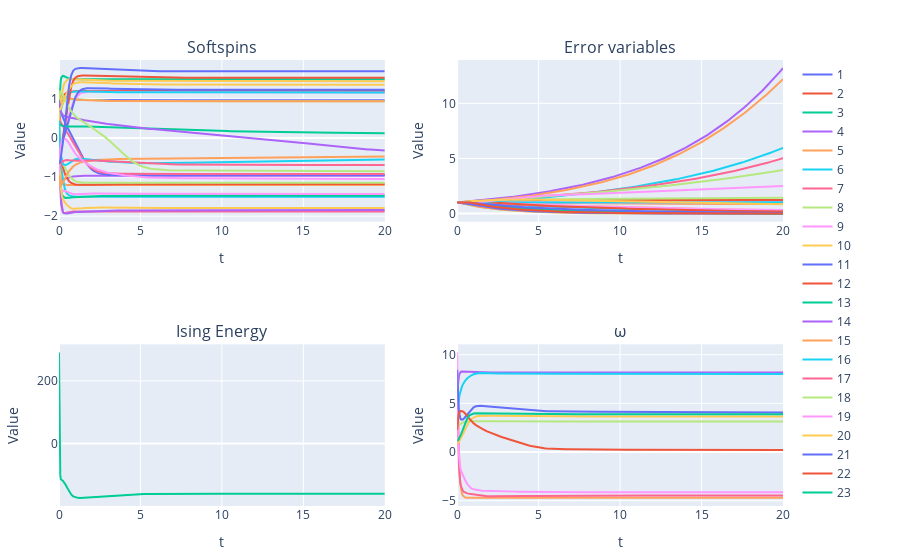

Write notebook code for a chart like this one.
### Markdown cell above
## Plotting

### Code cell
traces = [scatter(x = sol.t, y = [vec[n] for vec in sol.u], name = string(n)) for n in 1:M];
layout1 = Layout(title="Softspins",
                   xaxis_title="t",
                   yaxis_title="Value")
p1() = plot(traces, layout1);

auxs = [scatter(x = sol.t, y = [vec[m] for vec in sol.u], name = string(m)) for m in M+1:2M];
layout2 = Layout(title="Error variables",
                   xaxis_title="t",
                   yaxis_title="Value")
p2() = plot(auxs, layout2);

energies = [ get_ω(s_t[1:M], state_sizes)'*(J *get_ω(s_t[1:M], state_sizes)) for s_t in sol.u]
layout3 = Layout(title="Ising Energy",
                   xaxis_title="t",
                   yaxis_title="Value")   

ω_trj = [ get_ω(s_t[1:M], state_sizes)' for s_t in sol.u]
traces2 = [scatter(x = sol.t, y = [ω[i] for ω in ω_trj], name = string(i)) for i in 1:N];
layout4 = Layout(title="ω",
                    xaxis_title="t",
                    yaxis_title="Value")
p4() = plot(traces2, layout4);


p3() = plot(scatter(x=sol.t, y= energies), layout3);
p = [p1() p2(); p3() p4()]

### Figure 1 — Plotly figure (JSON) as saved in the notebook; plotly's stock layout.template omitted (floating-point values rounded to 4 significant figures; data arrays with more than 128 entries replaced by an {"elided": "..."} marker saying what was removed)
{"data": [{"name": "1", "type": "scatter", "x": {"elided": "158 float values"}, "xaxis": "x1", "y": {"elided": "158 float values"}, "yaxis": "y1"}, {"name": "2", "type": "scatter", "x": {"elided": "158 float values"}, "xaxis": "x1", "y": {"elided": "158 float values"}, "yaxis": "y1"}, {"name": "3", "type": "scatter", "x": {"elided": "158 float values"}, "xaxis": "x1", "y": {"elided": "158 float values"}, "yaxis": "y1"}, {"name": "4", "type": "scatter", "x": {"elided": "158 float values"}, "xaxis": "x1", "y": {"elided": "158 float values"}, "yaxis": "y1"}, {"name": "5", "type": "scatter", "x": {"elided": "158 float values"}, "xaxis": "x1", "y": {"elided": "158 float values"}, "yaxis": "y1"}, {"name": "6", "type": "scatter", "x": {"elided": "158 float values"}, "xaxis": "x1", "y": {"elided": "158 float values"}, "yaxis": "y1"}, {"name": "7", "type": "scatter", "x": {"elided": "158 float values"}, "xaxis": "x1", "y": {"elided": "158 float values"}, "yaxis": "y1"}, {"name": "8", "type": "scatter", "x": {"elided": "158 float values"}, "xaxis": "x1", "y": {"elided": "158 float values"}, "yaxis": "y1"}, {"name": "9", "type": "scatter", "x": {"elided": "158 float values"}, "xaxis": "x1", "y": {"elided": "158 float values"}, "yaxis": "y1"}, {"name": "10", "type": "scatter", "x": {"elided": "158 float values"}, "xaxis": "x1", "y": {"elided": "158 float values"}, "yaxis": "y1"}, {"name": "11", "type": "scatter", "x": {"elided": "158 float values"}, "xaxis": "x1", "y": {"elided": "158 float values"}, "yaxis": "y1"}, {"name": "12", "type": "scatter", "x": {"elided": "158 float values"}, "xaxis": "x1", "y": {"elided": "158 float values"}, "yaxis": "y1"}, {"name": "13", "type": "scatter", "x": {"elided": "158 float values"}, "xaxis": "x1", "y": {"elided": "158 float values"}, "yaxis": "y1"}, {"name": "14", "type": "scatter", "x": {"elided": "158 float values"}, "xaxis": "x1", "y": {"elided": "158 float values"}, "yaxis": "y1"}, {"name": "15", "type": "scatter", "x": {"elided": "158 float values"}, "xaxis": "x1", "y": {"elided": "158 float values"}, "yaxis": "y1"}, {"name": "16", "type": "scatter", "x": {"elided": "158 float values"}, "xaxis": "x1", "y": {"elided": "158 float values"}, "yaxis": "y1"}, {"name": "17", "type": "scatter", "x": {"elided": "158 float values"}, "xaxis": "x1", "y": {"elided": "158 float values"}, "yaxis": "y1"}, {"name": "18", "type": "scatter", "x": {"elided": "158 float values"}, "xaxis": "x1", "y": {"elided": "158 float values"}, "yaxis": "y1"}, {"name": "19", "type": "scatter", "x": {"elided": "158 float values"}, "xaxis": "x1", "y": {"elided": "158 float values"}, "yaxis": "y1"}, {"name": "20", "type": "scatter", "x": {"elided": "158 float values"}, "xaxis": "x1", "y": {"elided": "158 float values"}, "yaxis": "y1"}, {"name": "21", "type": "scatter", "x": {"elided": "158 float values"}, "xaxis": "x1", "y": {"elided": "158 float values"}, "yaxis": "y1"}, {"name": "22", "type": "scatter", "x": {"elided": "158 float values"}, "xaxis": "x1", "y": {"elided": "158 float values"}, "yaxis": "y1"}, {"name": "23", "type": "scatter", "x": {"elided": "158 float values"}, "xaxis": "x1", "y": {"elided": "158 float values"}, "yaxis": "y1"}, {"name": "24", "type": "scatter", "x": {"elided": "158 float values"}, "xaxis": "x1", "y": {"elided": "158 float values"}, "yaxis": "y1"}, {"name": "25", "type": "scatter", "x": {"elided": "158 float values"}, "xaxis": "x1", "y": {"elided": "158 float values"}, "yaxis": "y1"}, {"name": "26", "type": "scatter", "x": {"elided": "158 float values"}, "xaxis": "x1", "y": {"elided": "158 float values"}, "yaxis": "y1"}, {"name": "27", "type": "scatter", "x": {"elided": "158 float values"}, "xaxis": "x1", "y": {"elided": "158 float values"}, "yaxis": "y1"}, {"name": "28", "type": "scatter", "x": {"elided": "158 float values"}, "xaxis": "x1", "y": {"elided": "158 float values"}, "yaxis": "y1"}, {"name": "29", "type": "scatter", "x": {"elided": "158 float values"}, "xaxis": "x1", "y": {"elided": "158 float values"}, "yaxis": "y1"}, {"name": "30", "type": "scatter", "x": {"elided": "158 float values"}, "xaxis": "x1", "y": {"elided": "158 float values"}, "yaxis": "y1"}, {"name": "31", "type": "scatter", "x": {"elided": "158 float values"}, "xaxis": "x1", "y": {"elided": "158 float values"}, "yaxis": "y1"}, {"name": "32", "type": "scatter", "x": {"elided": "158 float values"}, "xaxis": "x2", "y": {"elided": "158 float values"}, "yaxis": "y2"}, {"name": "33", "type": "scatter", "x": {"elided": "158 float values"}, "xaxis": "x2", "y": {"elided": "158 float values"}, "yaxis": "y2"}, {"name": "34", "type": "scatter", "x": {"elided": "158 float values"}, "xaxis": "x2", "y": {"elided": "158 float values"}, "yaxis": "y2"}, {"name": "35", "type": "scatter", "x": {"elided": "158 float values"}, "xaxis": "x2", "y": {"elided": "158 float values"}, "yaxis": "y2"}, {"name": "36", "type": "scatter", "x": {"elided": "158 float values"}, "xaxis": "x2", "y": {"elided": "158 float values"}, "yaxis": "y2"}, {"name": "37", "type": "scatter", "x": {"elided": "158 float values"}, "xaxis": "x2", "y": {"elided": "158 float values"}, "yaxis": "y2"}, {"name": "38", "type": "scatter", "x": {"elided": "158 float values"}, "xaxis": "x2", "y": {"elided": "158 float values"}, "yaxis": "y2"}, {"name": "39", "type": "scatter", "x": {"elided": "158 float values"}, "xaxis": "x2", "y": {"elided": "158 float values"}, "yaxis": "y2"}, {"name": "40", "type": "scatter", "x": {"elided": "158 float values"}, "xaxis": "x2", "y": {"elided": "158 float values"}, "yaxis": "y2"}, {"name": "41", "type": "scatter", "x": {"elided": "158 float values"}, "xaxis": "x2", "y": {"elided": "158 float values"}, "yaxis": "y2"}, {"name": "42", "type": "scatter", "x": {"elided": "158 float values"}, "xaxis": "x2", "y": {"elided": "158 float values"}, "yaxis": "y2"}, {"name": "43", "type": "scatter", "x": {"elided": "158 float values"}, "xaxis": "x2", "y": {"elided": "158 float values"}, "yaxis": "y2"}, {"name": "44", "type": "scatter", "x": {"elided": "158 float values"}, "xaxis": "x2", "y": {"elided": "158 float values"}, "yaxis": "y2"}, {"name": "45", "type": "scatter", "x": {"elided": "158 float values"}, "xaxis": "x2", "y": {"elided": "158 float values"}, "yaxis": "y2"}, {"name": "46", "type": "scatter", "x": {"elided": "158 float values"}, "xaxis": "x2", "y": {"elided": "158 float values"}, "yaxis": "y2"}, {"name": "47", "type": "scatter", "x": {"elided": "158 float values"}, "xaxis": "x2", "y": {"elided": "158 float values"}, "yaxis": "y2"}, {"name": "48", "type": "scatter", "x": {"elided": "158 float values"}, "xaxis": "x2", "y": {"elided": "158 float values"}, "yaxis": "y2"}, {"name": "49", "type": "scatter", "x": {"elided": "158 float values"}, "xaxis": "x2", "y": {"elided": "158 float values"}, "yaxis": "y2"}, {"name": "50", "type": "scatter", "x": {"elided": "158 float values"}, "xaxis": "x2", "y": {"elided": "158 float values"}, "yaxis": "y2"}, {"name": "51", "type": "scatter", "x": {"elided": "158 float values"}, "xaxis": "x2", "y": {"elided": "158 float values"}, "yaxis": "y2"}, {"name": "52", "type": "scatter", "x": {"elided": "158 float values"}, "xaxis": "x2", "y": {"elided": "158 float values"}, "yaxis": "y2"}, {"name": "53", "type": "scatter", "x": {"elided": "158 float values"}, "xaxis": "x2", "y": {"elided": "158 float values"}, "yaxis": "y2"}, {"name": "54", "type": "scatter", "x": {"elided": "158 float values"}, "xaxis": "x2", "y": {"elided": "158 float values"}, "yaxis": "y2"}, {"name": "55", "type": "scatter", "x": {"elided": "158 float values"}, "xaxis": "x2", "y": {"elided": "158 float values"}, "yaxis": "y2"}, {"name": "56", "type": "scatter", "x": {"elided": "158 float values"}, "xaxis": "x2", "y": {"elided": "158 float values"}, "yaxis": "y2"}, {"name": "57", "type": "scatter", "x": {"elided": "158 float values"}, "xaxis": "x2", "y": {"elided": "158 float values"}, "yaxis": "y2"}, {"name": "58", "type": "scatter", "x": {"elided": "158 float values"}, "xaxis": "x2", "y": {"elided": "158 float values"}, "yaxis": "y2"}, {"name": "59", "type": "scatter", "x": {"elided": "158 float values"}, "xaxis": "x2", "y": {"elided": "158 float values"}, "yaxis": "y2"}, {"name": "60", "type": "scatter", "x": {"elided": "158 float values"}, "xaxis": "x2", "y": {"elided": "158 float values"}, "yaxis": "y2"}, {"name": "61", "type": "scatter", "x": {"elided": "158 float values"}, "xaxis": "x2", "y": {"elided": "158 float values"}, "yaxis": "y2"}, {"name": "62", "type": "scatter", "x": {"elided": "158 float values"}, "xaxis": "x2", "y": {"elided": "158 float values"}, "yaxis": "y2"}, {"type": "scatter", "x": {"elided": "158 float values"}, "xaxis": "x3", "y": {"elided": "158 float values"}, "yaxis": "y3"}, {"name": "1", "type": "scatter", "x": {"elided": "158 float values"}, "xaxis": "x4", "y": {"elided": "158 float values"}, "yaxis": "y4"}, {"name": "2", "type": "scatter", "x": {"elided": "158 float values"}, "xaxis": "x4", "y": {"elided": "158 float values"}, "yaxis": "y4"}, {"name": "3", "type": "scatter", "x": {"elided": "158 float values"}, "xaxis": "x4", "y": {"elided": "158 float values"}, "yaxis": "y4"}, {"name": "4", "type": "scatter", "x": {"elided": "158 float values"}, "xaxis": "x4", "y": {"elided": "158 float values"}, "yaxis": "y4"}, {"name": "5", "type": "scatter", "x": {"elided": "158 float values"}, "xaxis": "x4", "y": {"elided": "158 float values"}, "yaxis": "y4"}, {"name": "6", "type": "scatter", "x": {"elided": "158 float values"}, "xaxis": "x4", "y": {"elided": "158 float values"}, "yaxis": "y4"}, {"name": "7", "type": "scatter", "x": {"elided": "158 float values"}, "xaxis": "x4", "y": {"elided": "158 float values"}, "yaxis": "y4"}, {"name": "8", "type": "scatter", "x": {"elided": "158 float values"}, "xaxis": "x4", "y": {"elided": "158 float values"}, "yaxis": "y4"}, {"name": "9", "type": "scatter", "x": {"elided": "158 float values"}, "xaxis": "x4", "y": {"elided": "158 float values"}, "yaxis": "y4"}, {"name": "10", "type": "scatter", "x": {"elided": "158 float values"}, "xaxis": "x4", "y": {"elided": "158 float values"}, "yaxis": "y4"}], "layout": {"annotations": [{"font": {"size": 16}, "showarrow": false, "text": "Softspins", "x": 0.225, "xanchor": "center", "xref": "paper", "y": 1, "yanchor": "bottom", "yref": "paper"}, {"font": {"size": 16}, "showarrow": false, "text": "Error variables", "x": 0.775, "xanchor": "center", "xref": "paper", "y": 1, "yanchor": "bottom", "yref": "paper"}, {"font": {"size": 16}, "showarrow": false, "text": "Ising Energy", "x": 0.225, "xanchor": "center", "xref": "paper", "y": 0.3625, "yanchor": "bottom", "yref": "paper"}, {"font": {"size": 16}, "showarrow": false, "text": "ω", "x": 0.775, "xanchor": "center", "xref": "paper", "y": 0.3625, "yanchor": "bottom", "yref": "paper"}], "margin": {"b": 50, "l": 50, "r": 50, "t": 60}, "xaxis1": {"anchor": "y1", "domain": [0, 0.45], "title": {"text": "t"}}, "xaxis2": {"anchor": "y2", "domain": [0.55, 1], "title": {"text": "t"}}, "xaxis3": {"anchor": "y3", "domain": [0, 0.45], "title": {"text": "t"}}, "xaxis4": {"anchor": "y4", "domain": [0.55, 1], "title": {"text": "t"}}, "yaxis1": {"anchor": "x1", "domain": [0.6375, 1], "title": {"text": "Value"}}, "yaxis2": {"anchor": "x2", "domain": [0.6375, 1], "title": {"text": "Value"}}, "yaxis3": {"anchor": "x3", "domain": [5.551e-17, 0.3625], "title": {"text": "Value"}}, "yaxis4": {"anchor": "x4", "domain": [5.551e-17, 0.3625], "title": {"text": "Value"}}}}
